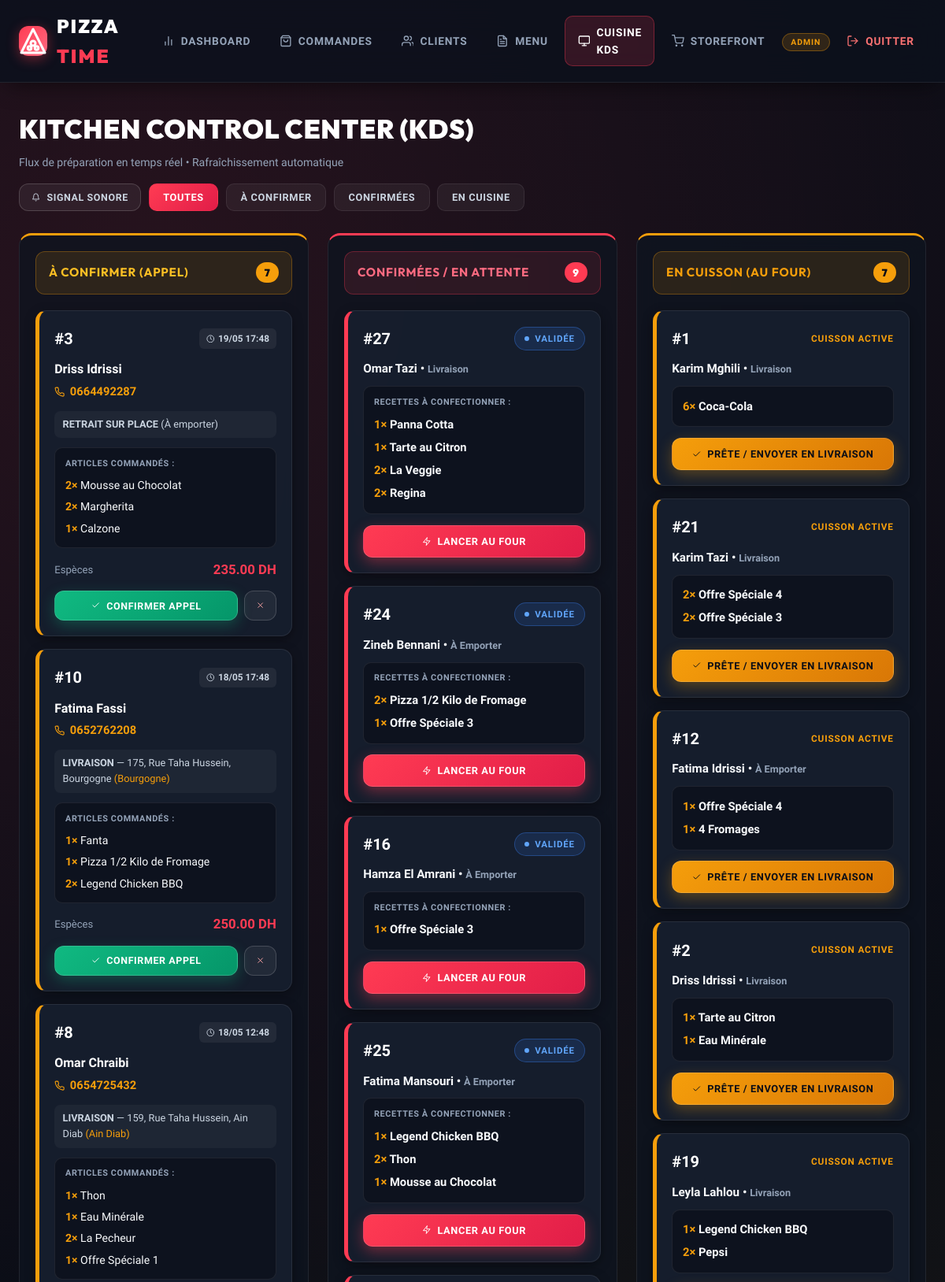
The app's page /staff (signed in, upper part) with its own data.
### models.py (models this page shows, shortened)
class Commande(db.Model):
    id = db.Column(db.Integer, primary_key=True)
    client_id = db.Column(db.Integer, db.ForeignKey('client.id'), nullable=False)
    status = db.Column(db.String(20), default='New')  # 'New', 'Confirmed', 'Preparing', 'Done', 'Cancelled'
    order_type = db.Column(db.String(20))  # 'Delivery', 'Pickup'
    total_price = db.Column(db.Float, nullable=False)
    created_at = db.Column(db.DateTime, default=datetime.utcnow)
    items = db.relationship('OrderItem', backref='commande', lazy=True, cascade='all, delete-orphan')
    payment = db.relationship('Paiement', backref='commande', uselist=False, cascade='all, delete-orphan')
    delivery_info = db.relationship('PizzaLivraison', backref='commande', uselist=False, cascade='all, delete-orphan')
    facture = db.relationship('Facture', backref='commande', uselist=False, cascade='all, delete-orphan')

class Client(db.Model):
    id = db.Column(db.Integer, primary_key=True)
    user_id = db.Column(db.Integer, db.ForeignKey('user.id'), nullable=False)
    full_name = db.Column(db.String(100))
    phone = db.Column(db.String(20))
    address = db.Column(db.String(200))
    orders = db.relationship('Commande', backref='client', lazy=True, order_by='Commande.created_at.desc()')

class OrderItem(db.Model):
    id = db.Column(db.Integer, primary_key=True)
    commande_id = db.Column(db.Integer, db.ForeignKey('commande.id'), nullable=False)
    pizza_id = db.Column(db.Integer, db.ForeignKey('pizza.id'), nullable=False)
    quantity = db.Column(db.Integer, default=1)
    customizations = db.Column(db.String(200))

class Pizza(db.Model):
    id = db.Column(db.Integer, primary_key=True)
    name = db.Column(db.String(100), nullable=False)
    description = db.Column(db.Text)
    category = db.Column(db.String(50), default='Pizza')  # 'Top Offre', 'Pizza', 'Dessert', 'Boisson'
    photo_url = db.Column(db.String(200))
    base_price = db.Column(db.Float, nullable=False)
    is_available = db.Column(db.Boolean, default=True)
    order_items = db.relationship('OrderItem', backref='pizza', lazy=True)

class Paiement(db.Model):
    id = db.Column(db.Integer, primary_key=True)
    commande_id = db.Column(db.Integer, db.ForeignKey('commande.id'), nullable=False)
    amount = db.Column(db.Float, nullable=False)
    method = db.Column(db.String(20))  # 'Cash', 'Card'
    timestamp = db.Column(db.DateTime, default=datetime.utcnow)
    cash_details = db.relationship('Cash', backref='paiement', uselist=False, cascade='all, delete-orphan')

class PizzaLivraison(db.Model):
    id = db.Column(db.Integer, primary_key=True)
    commande_id = db.Column(db.Integer, db.ForeignKey('commande.id'), nullable=False)
    address = db.Column(db.String(255), nullable=False)
    neighborhood = db.Column(db.String(100))
    delivery_fee = db.Column(db.Float, default=0.0)

### app.py (the view)
@app.route('/staff')
@login_required
def staff_dashboard():
    if current_user.role not in ['staff', 'admin']:
        return "Accès refusé", 403
    orders = Commande.query.order_by(Commande.created_at.desc()).all()
    return render_template('staff/dashboard.html', orders=orders)

### app.py (called while the page is built)
@login_manager.user_loader
def load_user(user_id):
    try:
        return db.session.get(User, int(user_id))
    except (ValueError, TypeError):
        return None

### templates/staff/dashboard.html (shortened to what this page needs)
{% extends "base.html" %}
{% block content %}
<div style="display: flex; justify-content: space-between; align-items: center; margin-bottom: 1.75rem; flex-wrap: wrap; gap: 1rem;">
    <div>
        <h1 style="text-align: left; margin: 0; font-size: 2.1rem; letter-spacing: 0.5px;">Kitchen Control Center (KDS)</h1>
        <p style="margin: 0.25rem 0 0; color: var(--text-muted); font-size: 0.88rem;">
            Flux de préparation en temps réel • Rafraîchissement automatique
        </p>
    </div>
    <div style="display: flex; gap: 0.6rem; flex-wrap: wrap; align-items: center;">
        <button type="button" onclick="playKitchenChime()" class="btn-secondary" style="padding: 0.55rem 0.95rem; font-size: 0.78rem;" title="Tester l'alerte sonore">
            <svg class="icon icon-sm" viewBox="0 0 24 24"><path d="M18 8A6 6 0 0 0 6 8c0 7-3 9-3 9h18s-3-2-3-9"></path><path d="M13.73 21a2 2 0 0 1-3.46 0"></path></svg>
            <span>Signal Sonore</span>
        </button>
        <button type="button" data-filter="all" onclick="filterOrders('all', this)" class="filter-btn active">Toutes</button>
        <button type="button" data-filter="New" onclick="filterOrders('New', this)" class="filter-btn">À Confirmer</button>
        <button type="button" data-filter="Confirmed" onclick="filterOrders('Confirmed', this)" class="filter-btn">Confirmées</button>
        <button type="button" data-filter="Preparing" onclick="filterOrders('Preparing', this)" class="filter-btn">En Cuisine</button>
    </div>
</div>
{% set new_orders = orders|selectattr('status', 'equalto', 'New')|list %}
{% set confirmed_orders = orders|selectattr('status', 'equalto', 'Confirmed')|list %}
{% set preparing_orders = orders|selectattr('status', 'equalto', 'Preparing')|list %}
<div class="order-board">
    <div class="column" id="unconfirmed-orders" style="border-top: 3px solid #f59e0b;">
        <h2 style="background: rgba(245, 158, 11, 0.12); color: #fbbf24; border: 1px solid rgba(245, 158, 11, 0.3);">
            <span>À CONFIRMER (APPEL)</span>
            <span class="cart-badge" style="background: #f59e0b; color: #090d16;">{{ new_orders|length }}</span>
        </h2>
        <div class="orders-list">
            {% for order in new_orders %}
            <div class="order-card" data-status="New" style="border-left-color: #f59e0b;">
                <div style="display: flex; justify-content: space-between; align-items: center; margin-bottom: 0.65rem;">
                    <span style="font-weight: 900; font-size: 1.25rem; color: #fff;">#{{ order.id }}</span>
                    <span style="background: rgba(255,255,255,0.06); color: #cbd5e1; padding: 0.2rem 0.55rem; border-radius: 6px; font-size: 0.74rem; font-weight: 700; display: inline-flex; align-items: center; gap: 0.3rem;">
                        <svg class="icon icon-sm" viewBox="0 0 24 24"><circle cx="12" cy="12" r="10"></circle><polyline points="12 6 12 12 16 14"></polyline></svg>
                        <span>{{ order.created_at.strftime('%d/%m %H:%M') }}</span>
                    </span>
                </div>
                <div style="margin-bottom: 0.6rem;">
                    <div style="font-weight: 800; color: #fff; font-size: 1rem;">{{ order.client.full_name }}</div>
                    <div style="margin-top: 0.25rem;">
                        <a href="tel:{{ order.client.phone }}" style="color: var(--accent-color); font-weight: 800; text-decoration: none; font-size: 0.92rem; display: inline-flex; align-items: center; gap: 0.4rem;">
                            <span>{{ order.client.phone }}</span>
                        </a>
                    </div>
                </div>
                <div style="font-size: 0.8rem; color: #cbd5e1; margin-bottom: 0.75rem; padding: 0.45rem 0.65rem; background: rgba(255,255,255,0.04); border-radius: 8px;">
                    {% if order.order_type == 'Delivery' %}
                        <strong>LIVRAISON</strong> — {{ order.delivery_info.address if order.delivery_info else order.client.address }}
                        {% if order.delivery_info and order.delivery_info.neighborhood %}
                            <span style="color: var(--accent-color);">({{ order.delivery_info.neighborhood }})</span>
                        {% endif %}
                    {% else %}
                        <strong>RETRAIT SUR PLACE</strong> (À emporter)
                    {% endif %}
                </div>
                <div style="background: rgba(9, 13, 22, 0.6); border: 1px solid var(--border-subtle); border-radius: 10px; padding: 0.65rem 0.8rem; margin-bottom: 0.85rem;">
                    <div style="font-size: 0.68rem; text-transform: uppercase; color: var(--text-muted); font-weight: 800; letter-spacing: 0.6px; margin-bottom: 0.35rem;">Articles commandés :</div>
                    {% for item in order.items %}
                    <div style="display: flex; justify-content: space-between; font-size: 0.88rem; padding: 0.15rem 0;">
                        <span><strong style="color: var(--accent-color);">{{ item.quantity }}×</strong> {{ item.pizza.name if item.pizza else 'Article #' ~ item.pizza_id }}</span>
                    </div>
                    {% else %}
                    <div style="font-size: 0.8rem; color: var(--text-muted);">Aucun détail d'article</div>
                    {% endfor %}
                </div>
                <div style="display: flex; justify-content: space-between; align-items: center; margin-bottom: 0.85rem; font-size: 0.9rem;">
                    <span style="color: var(--text-muted); font-size: 0.82rem;">{{ 'Espèces' if (order.payment and order.payment.method == 'Cash') else 'Carte Bancaire' }}</span>
                    <strong style="color: var(--primary-color); font-size: 1.05rem;">{{ "%.2f"|format(order.total_price) }} DH</strong>
                </div>
                <div style="display: flex; gap: 0.5rem;">
                    <button type="button" onclick="moveOrder({{ order.id }}, 'Confirmed')" class="btn-success" style="flex: 1; padding: 0.65rem; font-size: 0.78rem;">
                        <svg class="icon icon-sm" viewBox="0 0 24 24"><polyline points="20 6 9 17 4 12"></polyline></svg>
                        <span>Confirmer Appel</span>
                    </button>
                    <button type="button" onclick="moveOrder({{ order.id }}, 'Cancelled')" class="btn-secondary" style="padding: 0.65rem 0.85rem; font-size: 0.78rem; color: #fca5a5;" title="Annuler">
                        <svg class="icon icon-sm" viewBox="0 0 24 24"><line x1="18" y1="6" x2="6" y2="18"></line><line x1="6" y1="6" x2="18" y2="18"></line></svg>
                    </button>
                </div>
            </div>
            {% else %}
            <div style="text-align: center; padding: 3rem 1rem; color: var(--text-muted);">
                <p style="margin: 0; font-size: 0.9rem;">Aucun appel en attente</p>
            </div>
            {% endfor %}
        </div>
    </div>
    <div class="column" id="confirmed-orders" style="border-top: 3px solid var(--primary-color);">
        <h2 style="background: rgba(255, 59, 83, 0.12); color: #ff6b81; border: 1px solid rgba(255, 59, 83, 0.3);">
            <span>CONFIRMÉES / EN ATTENTE</span>
            <span class="cart-badge" style="background: var(--primary-color); color: #fff;">{{ confirmed_orders|length }}</span>
        </h2>
        <div class="orders-list">
            {% for order in confirmed_orders %}
            <div class="order-card" data-status="Confirmed" style="border-left-color: var(--primary-color);">
                <div style="display: flex; justify-content: space-between; align-items: center; margin-bottom: 0.65rem;">
                    <span style="font-weight: 900; font-size: 1.25rem; color: #fff;">#{{ order.id }}</span>
                    <span class="status-badge status-Confirmed">Validée</span>
                </div>
                <p style="margin: 0 0 0.6rem; font-weight: 800; font-size: 0.95rem;">
                    {{ order.client.full_name }} • <small style="color: var(--text-muted);">{{ 'Livraison' if order.order_type == 'Delivery' else 'À Emporter' }}</small>
                </p>
                <div style="background: rgba(9, 13, 22, 0.6); border: 1px solid var(--border-subtle); border-radius: 10px; padding: 0.65rem 0.8rem; margin-bottom: 0.85rem;">
                    <div style="font-size: 0.68rem; text-transform: uppercase; color: var(--text-muted); font-weight: 800; letter-spacing: 0.6px; margin-bottom: 0.35rem;">Recettes à confectionner :</div>
                    {% for item in order.items %}
                    <div style="display: flex; justify-content: space-between; font-size: 0.92rem; font-weight: 700; padding: 0.18rem 0;">
                        <span><strong style="color: var(--accent-color);">{{ item.quantity }}×</strong> {{ item.pizza.name if item.pizza else 'Article #' ~ item.pizza_id }}</span>
                    </div>
                    {% endfor %}
                </div>
                <button type="button" onclick="moveOrder({{ order.id }}, 'Preparing')" style="width: 100%; padding: 0.75rem; font-size: 0.8rem;">
                    <svg class="icon icon-sm" viewBox="0 0 24 24"><polygon points="13 2 3 14 12 14 11 22 21 10 12 10 13 2"></polygon></svg>
                    <span>Lancer au Four</span>
                </button>
            </div>
            {% else %}
            <div style="text-align: center; padding: 3rem 1rem; color: var(--text-muted);">
                <p style="margin: 0; font-size: 0.9rem;">File d'attente cuisine vide</p>
            </div>
            {% endfor %}
        </div>
    </div>
    <div class="column" id="preparing-orders" style="border-top: 3px solid var(--accent-color);">
        <h2 style="background: rgba(245, 158, 11, 0.12); color: var(--accent-color); border: 1px solid rgba(245, 158, 11, 0.3);">
            <span>EN CUISSON (AU FOUR)</span>
            <span class="cart-badge" style="background: var(--accent-color); color: #090d16;">{{ preparing_orders|length }}</span>
        </h2>
        <div class="orders-list">
            {% for order in preparing_orders %}
            <div class="order-card" data-status="Preparing" style="border-left-color: var(--accent-color);">
                <div style="display: flex; justify-content: space-between; align-items: center; margin-bottom: 0.65rem;">
                    <span style="font-weight: 900; font-size: 1.25rem; color: #fff;">#{{ order.id }}</span>
                    <span style="color: var(--accent-color); font-weight: 800; font-size: 0.74rem; letter-spacing: 0.8px; text-transform: uppercase;">Cuisson active</span>
                </div>
                <p style="margin: 0 0 0.6rem; font-weight: 800; font-size: 0.95rem;">
                    {{ order.client.full_name }} • <small style="color: var(--text-muted);">{{ 'Livraison' if order.order_type == 'Delivery' else 'À Emporter' }}</small>
                </p>
                <div style="background: rgba(9, 13, 22, 0.6); border: 1px solid var(--border-subtle); border-radius: 10px; padding: 0.65rem 0.8rem; margin-bottom: 0.85rem;">
                    {% for item in order.items %}
                    <div style="display: flex; justify-content: space-between; font-size: 0.92rem; font-weight: 700; padding: 0.18rem 0;">
                        <span><strong style="color: var(--accent-color);">{{ item.quantity }}×</strong> {{ item.pizza.name if item.pizza else 'Article #' ~ item.pizza_id }}</span>
                    </div>
                    {% endfor %}
                </div>
                <button type="button" onclick="moveOrder({{ order.id }}, 'Done')" class="btn-warning" style="width: 100%; padding: 0.75rem; font-size: 0.8rem;">
                    <svg class="icon icon-sm" viewBox="0 0 24 24"><polyline points="20 6 9 17 4 12"></polyline></svg>
                    <span>Prête / Envoyer en Livraison</span>
                </button>
            </div>
            {% else %}
            <div style="text-align: center; padding: 3rem 1rem; color: var(--text-muted);">
                <p style="margin: 0; font-size: 0.9rem;">Aucune pizza au four actuellement</p>
            </div>
            {% endfor %}
        </div>
    </div>
</div>
{% endblock %}

### templates/staff/dashboard.html (style rules this page uses)
.filter-btn { background: rgba(255, 255, 255, 0.05); border: 1px solid var(--border-subtle); padding: 0.55rem 1.1rem; border-radius: 10px; cursor: pointer; font-weight: 700; font-size: 0.8rem; box-shadow: none; color: #cbd5e1; }
.filter-btn.active { background: linear-gradient(135deg, var(--primary-color), #e11d48); border-color: transparent; color: white; }

### records on screen
Commande: id "3", created_at "19/05 17:48", client.full_name "Driss Idrissi", client.phone "0664492287", order_type "RETRAIT SUR PLACE", total_price "235.00"
OrderItem: quantity "2", pizza "Mousse au Chocolat"
OrderItem: quantity "2", pizza "Margherita"
OrderItem: quantity "1", pizza "Calzone"
Paiement: method "Espèces"
Commande: id "10", created_at "18/05 17:48", client.full_name "Fatima Fassi", client.phone "0652762208", delivery_info "175, Rue Taha Hussein, Bourgogne", delivery_info.neighborhood "Bourgogne", total_price "250.00"
OrderItem: quantity "1", pizza "Fanta"
OrderItem: quantity "1", pizza "Pizza 1/2 Kilo de Fromage"
OrderItem: quantity "2", pizza "Legend Chicken BBQ"
Paiement: method "Espèces"
Commande: id "8", created_at "18/05 12:48", client.full_name "Omar Chraibi", client.phone "0654725432", delivery_info "159, Rue Taha Hussein, Ain Diab", delivery_info.neighborhood "Ain Diab"
OrderItem: quantity "1", pizza "Thon"
OrderItem: quantity "1", pizza "Eau Minérale"
OrderItem: quantity "2", pizza "La Pecheur"
OrderItem: quantity "1", pizza "Offre Spéciale 1"
Commande: id "27", client.full_name "Omar Tazi", order_type "Livraison"
OrderItem: quantity "1", pizza "Panna Cotta"
OrderItem: quantity "1", pizza "Tarte au Citron"
OrderItem: quantity "2", pizza "La Veggie"
OrderItem: quantity "2", pizza "Regina"
Commande: id "24", client.full_name "Zineb Bennani", order_type "À Emporter"
OrderItem: quantity "2", pizza "Pizza 1/2 Kilo de Fromage"
OrderItem: quantity "1", pizza "Offre Spéciale 3"
Commande: id "16", client.full_name "Hamza El Amrani", order_type "À Emporter"
OrderItem: quantity "1", pizza "Offre Spéciale 3"
Commande: id "25", client.full_name "Fatima Mansouri", order_type "À Emporter"
OrderItem: quantity "1", pizza "Legend Chicken BBQ"
OrderItem: quantity "2", pizza "Thon"
OrderItem: quantity "1", pizza "Mousse au Chocolat"
Commande: id "1", client.full_name "Karim Mghili", order_type "Livraison"
OrderItem: quantity "6", pizza "Coca-Cola"
Commande: id "21", client.full_name "Karim Tazi", order_type "Livraison"
OrderItem: quantity "2", pizza "Offre Spéciale 4"
OrderItem: quantity "2", pizza "Offre Spéciale 3"
Commande: id "12", client.full_name "Fatima Idrissi", order_type "À Emporter"
OrderItem: quantity "1", pizza "Offre Spéciale 4"
OrderItem: quantity "1", pizza "4 Fromages"
Commande: id "2", client.full_name "Driss Idrissi", order_type "Livraison"
OrderItem: quantity "1", pizza "Tarte au Citron"
OrderItem: quantity "1", pizza "Eau Minérale"
Commande: id "19", client.full_name "Leyla Lahlou", order_type "Livraison"
OrderItem: quantity "1", pizza "Legend Chicken BBQ"
OrderItem: quantity "2", pizza "Pepsi"

### other values on screen
{{ new_orders|length }} "7"
{{ confirmed_orders|length }} "9"
{{ preparing_orders|length }} "7"
